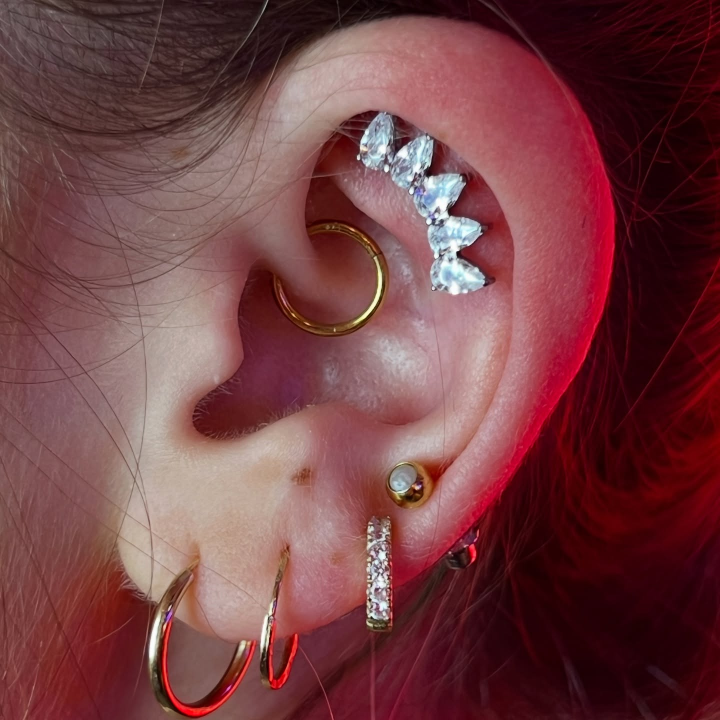
#> input picture assets/piercing/daith-flat-helix.jpg, 1440 x 1440 px (shown at 1/2 size); its folder holds only this picture in this run
$ python piercing.py
#> lines starting #> are read from the running program, lines starting #| are printed output that depends on the picture
"""The Piercing section's photos (round 26, owner: "dobbiamo aggiungere una sessione per i piercing, go fetch the content
from his IG profile and integrate it to the website with a piercing section").

Nine photos from his six piercing posts on @sgt.zippo (June 2024 to June 2025, read logged out; the originals as posted,
1440 px wide, no metadata) are kept in assets/piercing/. Which post each comes from is in src/data.js (PIERCING.photos).

    python -I scripts/piercing.py

Writes public/piercing/<name>.webp (720 px wide, the grid), _s.webp (360, phones) and _l.webp (1440, opened large).
"""
import os
from PIL import Image

HERE = os.path.dirname(os.path.abspath(__file__)); SITE = os.path.dirname(HERE); ROOT = os.path.dirname(SITE)
SRC = os.path.join(ROOT, "assets", "piercing")
OUT = os.path.join(SITE, "public", "piercing")
os.makedirs(OUT, exist_ok=True)

for f in sorted(os.listdir(SRC)):
    if not f.lower().endswith(".jpg"):
        continue
    name = f[:-4]
    im = Image.open(os.path.join(SRC, f)).convert("RGB")
#> im is the input picture: PIL image 1440x1440 RGB; mean R, G, B 115.4, 64.4, 67.5
    for w, suffix, q in ((720, "", 82), (360, "_s", 78), (1440, "_l", 82)):
        w = min(w, im.width)
        h = round(im.height * w / im.width)
        im.resize((w, h), Image.LANCZOS).save(os.path.join(OUT, f"{name}{suffix}.webp"), quality=q, method=6)
#> this loop made 3 passes
#> pass 1, `im.resize((w, h), Image.LANCZOS).save(os.path.join(OUT, f"{name}{suffi..`:
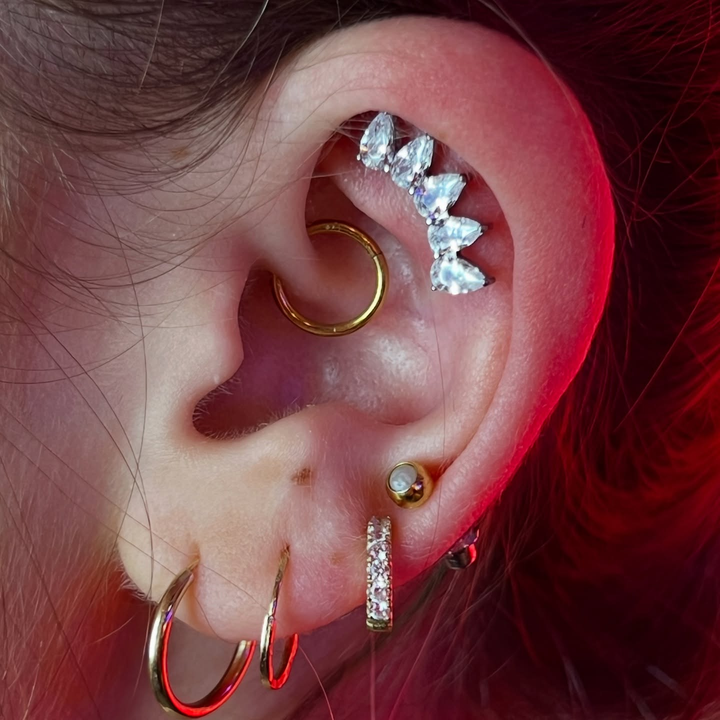
#> saved as daith-flat-helix.webp: PIL image 720x720 RGB; mean R, G, B 115.4, 64.4, 67.5
    print(name, im.size)
#| daith-flat-helix (1440, 1440)

$ run again, on assets/piercing/nostril.jpg
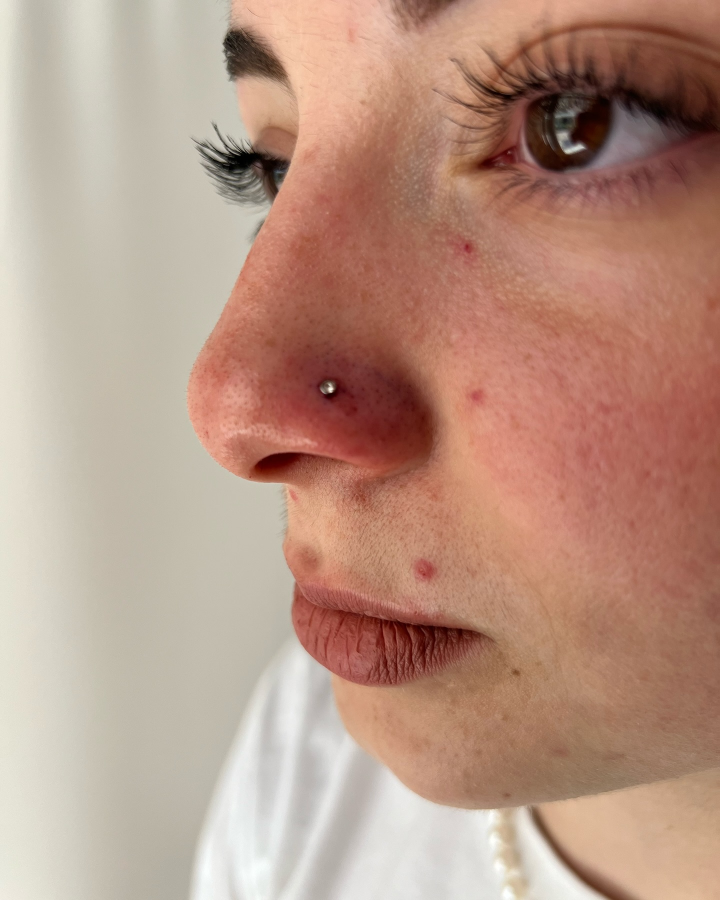
#> input picture assets/piercing/nostril.jpg, 1440 x 1800 px (shown at 1/2 size)
#> im is the input picture: PIL image 1440x1800 RGB; mean R, G, B 184.3, 150, 133.1
#> the loop `for w, suffix, q in ((720, "", 82), (360, "_s", 78), (1440, "_l", 82)):` made 3 passes
#> pass 1, `im.resize((w, h), Image.LANCZOS).save(os.path.join(OUT, f"{name}{suffi..`:
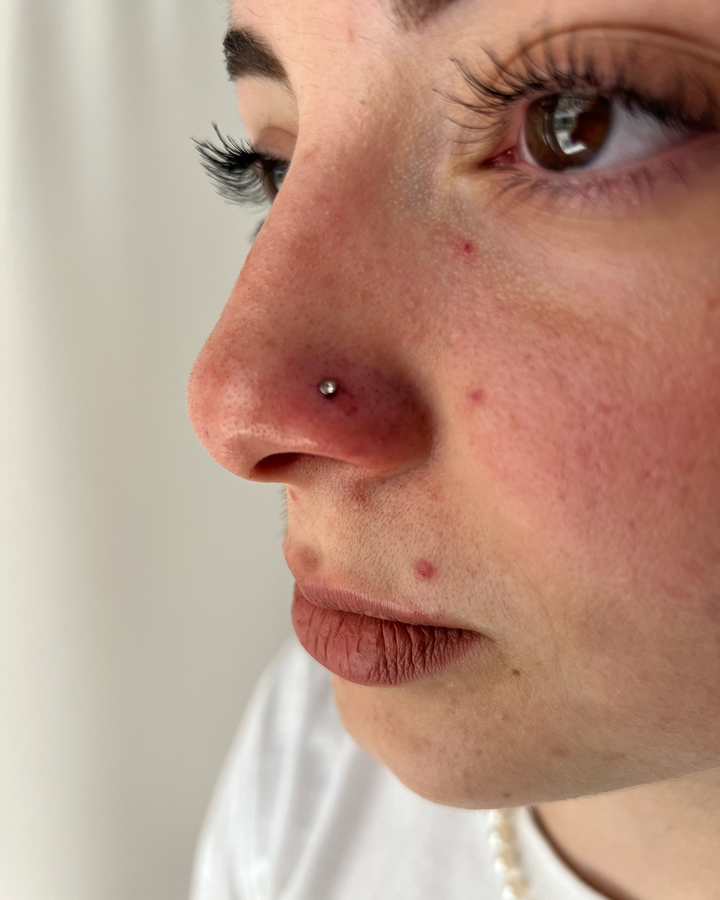
#> saved as nostril.webp: PIL image 720x900 RGB; mean R, G, B 184.3, 150, 133.1
#| nostril (1440, 1800)

$ run again, on assets/piercing/ombelico.jpg
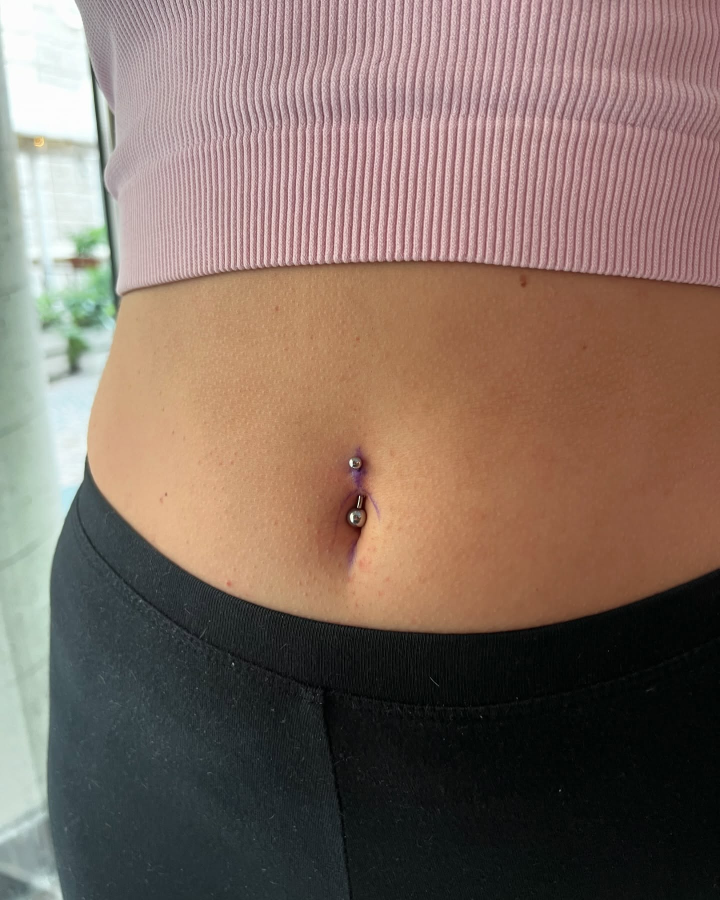
#> input picture assets/piercing/ombelico.jpg, 1440 x 1800 px (shown at 1/2 size)
#> im is the input picture: PIL image 1440x1800 RGB; mean R, G, B 128.1, 108.4, 98.3
#> the loop `for w, suffix, q in ((720, "", 82), (360, "_s", 78), (1440, "_l", 82)):` made 3 passes
#> pass 1, `im.resize((w, h), Image.LANCZOS).save(os.path.join(OUT, f"{name}{suffi..`:
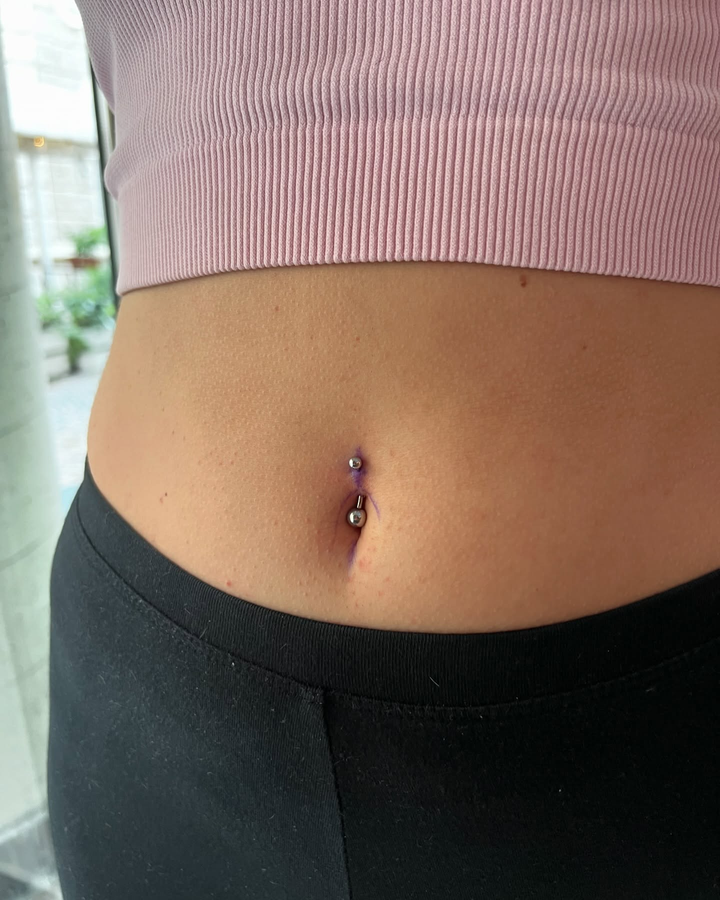
#> saved as ombelico.webp: PIL image 720x900 RGB; mean R, G, B 128.1, 108.4, 98.3
#| ombelico (1440, 1800)

$ run again, on assets/piercing/septum.jpg
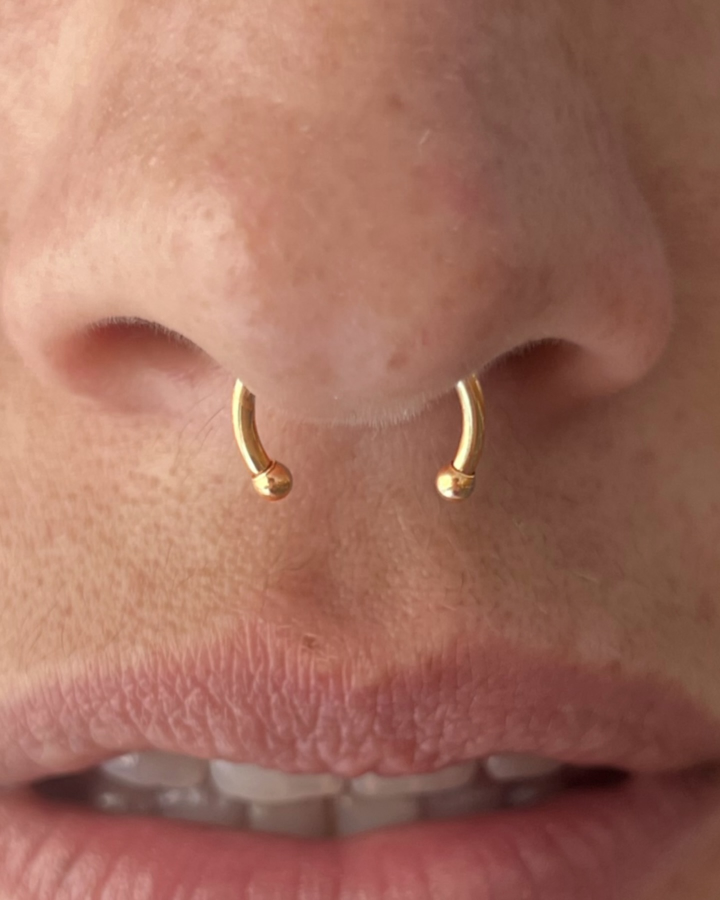
#> input picture assets/piercing/septum.jpg, 1440 x 1800 px (shown at 1/2 size)
#> im is the input picture: PIL image 1440x1800 RGB; mean R, G, B 161.5, 111, 95.3
#> the loop `for w, suffix, q in ((720, "", 82), (360, "_s", 78), (1440, "_l", 82)):` made 3 passes
#> pass 1, `im.resize((w, h), Image.LANCZOS).save(os.path.join(OUT, f"{name}{suffi..`:
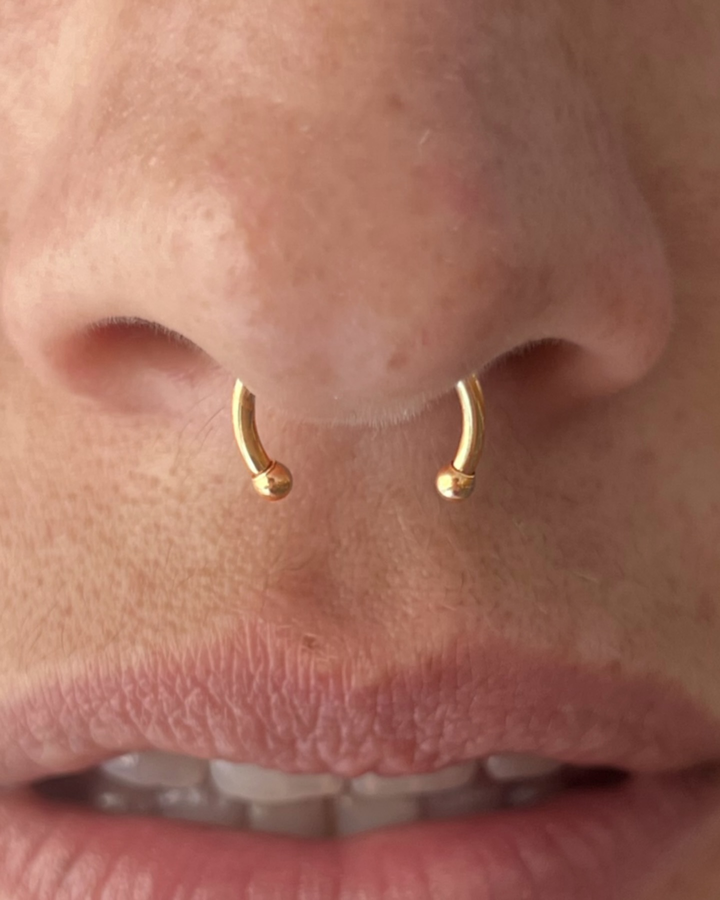
#> saved as septum.webp: PIL image 720x900 RGB; mean R, G, B 161.5, 111, 95.3
#| septum (1440, 1800)

$ run again, on assets/piercing/daith-pave.jpg
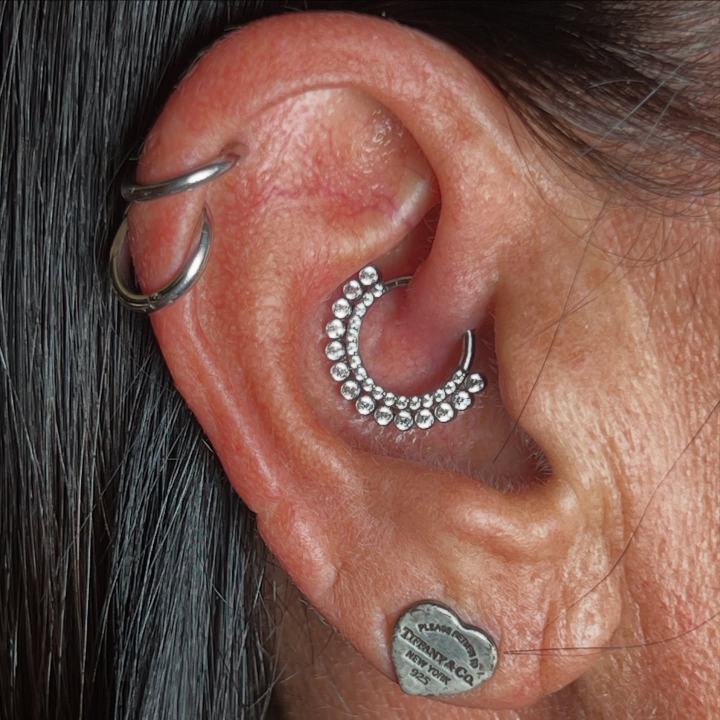
#> input picture assets/piercing/daith-pave.jpg, 1440 x 1440 px (shown at 1/2 size)
#> im is the input picture: PIL image 1440x1440 RGB; mean R, G, B 121.7, 85.8, 76.1
#> the loop `for w, suffix, q in ((720, "", 82), (360, "_s", 78), (1440, "_l", 82)):` made 3 passes
#> pass 1, `im.resize((w, h), Image.LANCZOS).save(os.path.join(OUT, f"{name}{suffi..`:
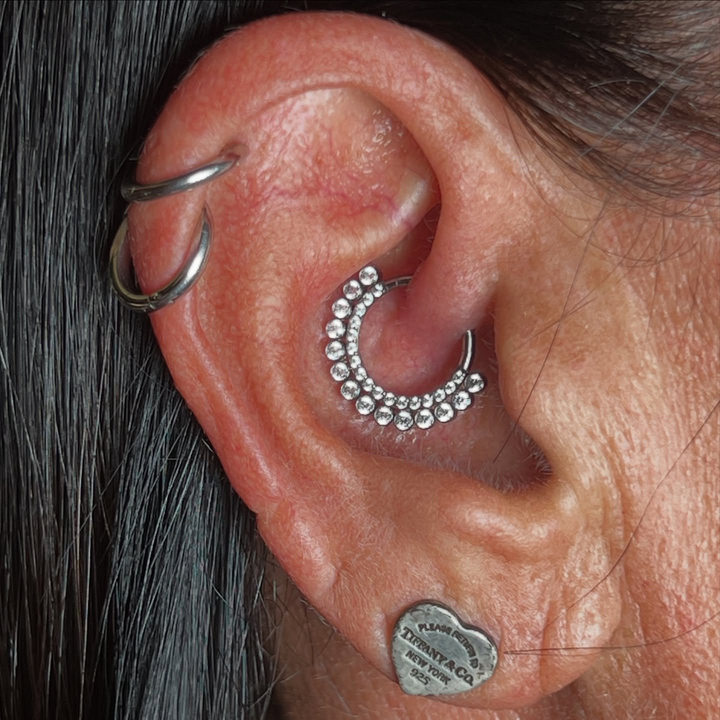
#> saved as daith-pave.webp: PIL image 720x720 RGB; mean R, G, B 121.7, 85.8, 76.1
#| daith-pave (1440, 1440)
